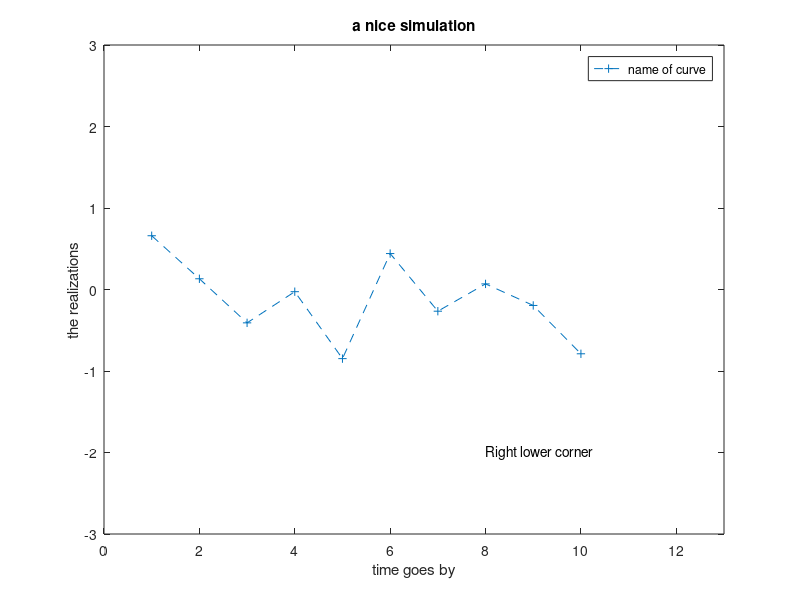

Here is the MATLAB script that generated this plot:
% illustrates graphical capabilities
x=randn(10,1);
plot(x,'--+'); % plots x against time
axis([0 13 -3 3]);
title('a nice simulation')
xlabel('time goes by')
ylabel('the realizations')
legend('name of curve')
text(8,-2,'Right lower corner');

% the following sets the color of all curves to black and changes style of
% lines to solid, dash-dot, dash-dash, and dotted
%set(0,'DefaultAxesColorOrder',[0 0 0],...
%      'DefaultAxesLineStyleOrder','-|-.|--|:')